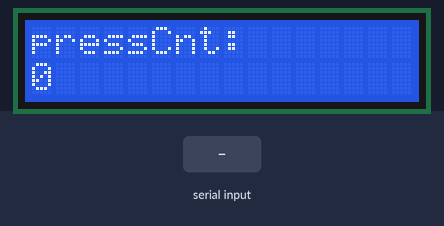
This sketch was run on a simulated Arduino Uno, built with avr-gcc and run on an emulated ATmega328P. Parts: 16×2 character LCD. Inputs (shaded band) come from the test bench.

Above: at 1.2 s.
1.3 s: byte 30 received over Serial
At 2.5 s:
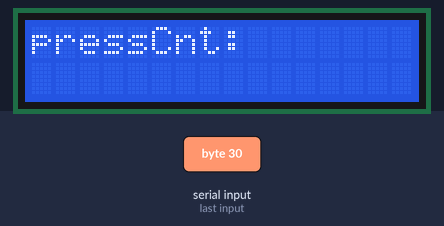
2.9 s: byte 90 received over Serial
At 3.7 s:
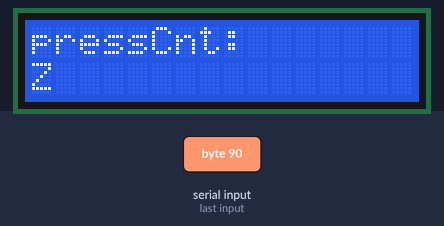
4.5 s: byte 120 received over Serial
At 4.9 s:
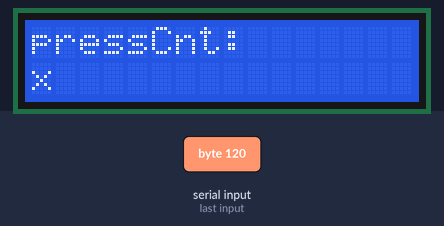
Timing chart, 0 to 7.5 s (numbered marks = the images above; inputs shaded):
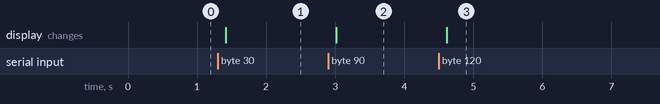

Measured:
- after the input at 1.3 s, the display: changes after 0.11 s (image 1)
- after the input at 2.9 s, the display: changes after 0.11 s (image 2)
- after the input at 4.5 s, the display: changes after 0.11 s (image 3)

The sketch:

pressCntDisplay.ino
```cpp
#include <Wire.h>
#include <LiquidCrystal_I2C.h>

LiquidCrystal_I2C lcd(0x27,16,2);

void setup(){
  lcd.init();
  lcd.backlight();
  Serial.begin(9600);
  lcd.setCursor(0, 0);
  lcd.print("pressCnt: ");
  lcd.setCursor(0,1);
  lcd.print(0);
}
void loop() {
  if (Serial.available()) {
    delay(100);
    lcd.setCursor(0, 0);
    lcd.print("pressCnt: ");
    lcd.setCursor(0,1);
    while(Serial.available()){
      char inc = Serial.read();
      if(inc != '\n') lcd.write(inc);
    }
  }

}
```
